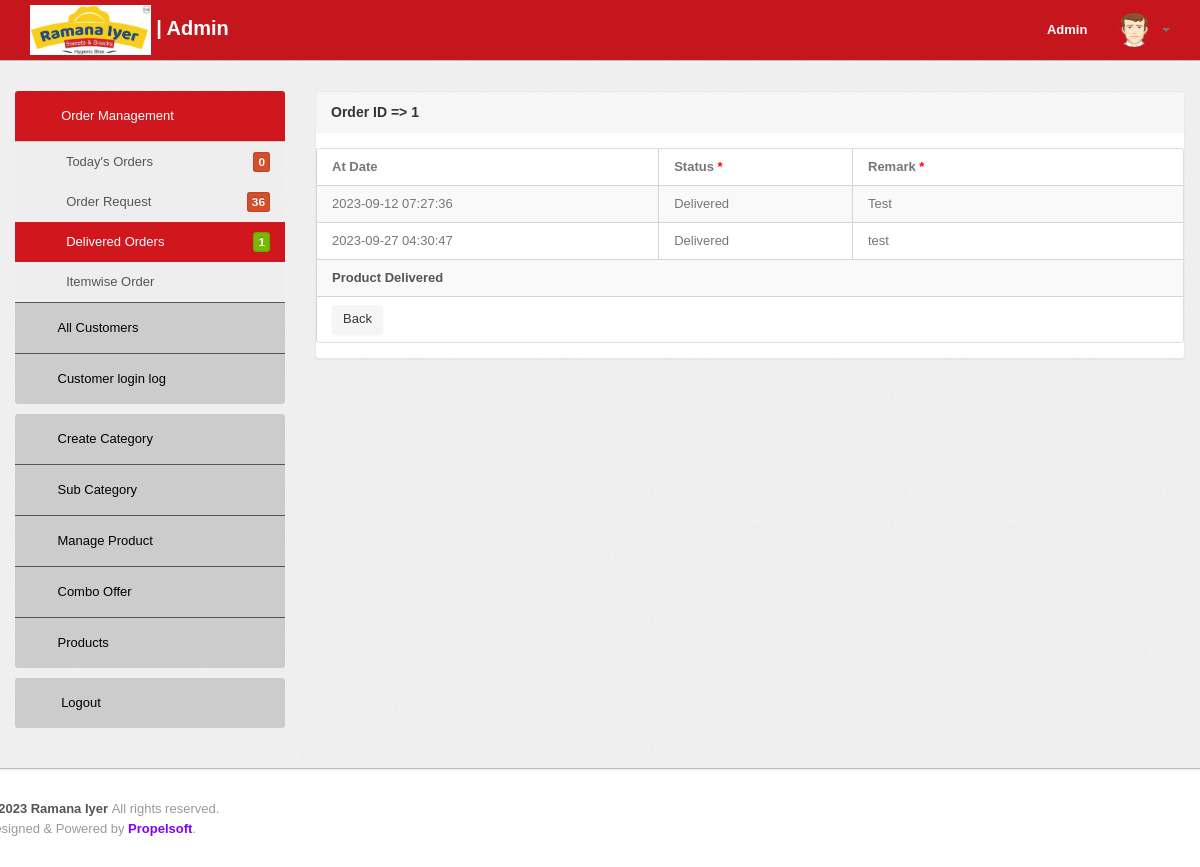
The page /admin/updateorder.php?oid=1&sm=delivered (signed in) on the database its author committed.
### tables this page shows
CREATE TABLE `ordertrackhistory` (
  `id` int(11) NOT NULL,
  `orderId` int(11) DEFAULT NULL,
  `status` varchar(255) DEFAULT NULL,
  `remark` mediumtext DEFAULT NULL,
  `postingDate` timestamp NOT NULL DEFAULT current_timestamp()
);

### admin/updateorder.php (the view, shortened to what this page needs)
<!DOCTYPE html>
<html lang="en">
<head>
  <link type="text/css" href="bootstrap/css/bootstrap.min.css" rel="stylesheet">
  <link type="text/css" href="bootstrap/css/bootstrap-responsive.min.css" rel="stylesheet">
  <link type="text/css" href="css/theme.css" rel="stylesheet">
  <link type="text/css" href="images/icons/css/font-awesome.css" rel="stylesheet">
  <link type="text/css" href='css/opensans.css' rel='stylesheet'>
  <link rel="stylesheet" href="css/sweetalert2.min.css">
</head>
<body>
  <?php
  include_once 'include/config.php';
  if (strlen($_SESSION['alogin']) == 0) {
    header('location:index.php');
  } else {
    $oid = intval($_GET['oid']);
    ?>
    <?php include('include/header.php'); ?>
    <div class="wrapper">
      <div class="container">
        <div class="row">
          <?php
          include('include/sidebar.php'); ?>
          <div class="span9">
            <div class="content">
              <div class="module">
                <div class="module-head">
                  <h3>Order ID =>
                    <?php echo $oid; ?>
                  </h3>
                </div>
                <div class="module-body table">
                  <form name="updateticket" id="updateticket" method="post">
                    <table width="100%" cellpadding="0" cellspacing="0" border="0"
                      class="table table-bordered table-striped	 display table-responsive">
                      <thead>
                        <tr>
                          <th>At Date</th>
                          <th>Status <span style="color: red;">*</span></th>
                          <th width="300px">Remark <span style="color: red;">*</span></th>
                        </tr>
                      </thead>
                      <tbody>
                        <?php
                        $ret = mysqli_query($con, "SELECT * FROM ordertrackhistory WHERE orderId='$oid'");
                        while ($row = mysqli_fetch_array($ret)) {
                          ?>
                          <tr>
                            <td>
                              <?php echo htmlentities($row['postingDate']); ?>
                            </td>
                            <td>
                              <?php echo htmlentities($row['status']); ?>
                            </td>
                            <td>
                              <?php echo htmlentities($row['remark']); ?>
                            </td>
                          </tr>
                        <?php } ?>
                        <?php
                        $st = 'Delivered';
                        $rt = mysqli_query($con, "SELECT * FROM orders WHERE id='$oid'");
                        while ($num = mysqli_fetch_array($rt)) {
                          $currrentSt = $num['orderStatus'];
                        }
                        if ($st == $currrentSt) { ?>
                          <tr>
                            <td colspan="3"><b>
                                Product Delivered </b></td>
                          </tr>
                          <tr>
                            <td colspan="3"><input class="btn" type="button" value="Back"
                                onclick="window.history.go(-1); return false;" /> </td>
                          </tr>
                          <?php } ?>
                      </tbody>
                    </table>
                  </form>
                </div>
              </div>
            </div>
          </div>
        </div>
      </div>
    </div>
    <?php include('include/footer.php'); ?>
  </body>
  </html>
<?php } ?>

### admin/css/theme.css (style rules this page uses)
body { font-size: 13px; font-family: 'Open Sans', Arial, sans-serif; background: #fff; color: #777 }
h1, h2, h3, h4, h5, h6 { color: #333; margin-top: 0 }
h3 { font-size: 20px }
strong, b { color: #555 }
.wrapper { background: url(../images/bg.png) #eee; border-bottom: 1px solid #bbb; -webkit-box-shadow: 0 1px 2px rgba(0,0,0,0.1); -moz-box-shadow: 0 1px 2px rgba(0,0,0,0.1); box-shadow: 0 1px 2px rgba(0,0,0,0.1); padding: 30px 0 }
form { margin: 0 }
select, textarea, input[type="text"], input[type="password"], input[type="datetime"], input[type="datetime-local"], input[type="date"], input[type="month"], input[type="time"], input[type="week"], input[type="number"], input[type="email"], input[type="url"], input[type="search"], input[type="tel"], input[type="color"], .uneditable-input, label, input, button, select, textarea { -webkit-border-radius: 3px; -moz-border-radius: 3px; border-radius: 3px; font-size: 13px; font-family: 'Open Sans', Tahoma, Arial, sans-serif }
.module { background: #fff; -webkit-border-radius: 3px; -moz-border-radius: 3px; border-radius: 3px; border: 1px solid #ccc; border-bottom-color: #bbb; -webkit-box-shadow: 0 0 1px rgba(0,0,0,0.2); -moz-box-shadow: 0 0 1px rgba(0,0,0,0.2); box-shadow: 0 0 1px rgba(0,0,0,0.2); margin-bottom: 30px }
.btn, .btn-box { -webkit-border-radius: 3px; -moz-border-radius: 3px; border-radius: 3px }
.btn { font-size: 13px; font-weight: 600 }
.btn { display: inline-block; margin-bottom: 0; font-weight: 400; text-align: center; vertical-align: middle; cursor: pointer; background-image: none; border: 1px solid transparent; white-space: nowrap; padding: 4px 10px; font-size: 13px; line-height: 1.42857; border-radius: 4px; -webkit-user-select: none; -moz-user-select: none; -ms-user-select: none; user-select: none }
.table { margin-bottom: 0 }
.table th, .table td { border-color: #d5d5d5!important }
.table-bordered thead:first-child tr:first-child>th:first-child, .table-bordered tbody:first-child tr:first-child>td:first-child { -webkit-border-top-left-radius: 2px; -moz-border-radius-topleft: 2px; border-top-left-radius: 2px }
.table-bordered thead:first-child tr:first-child>th:last-child, .table-bordered tbody:first-child tr:first-child>td:last-child { -webkit-border-top-right-radius: 2px; -moz-border-radius-topright: 2px; border-top-right-radius: 2px }
.table-bordered thead:last-child tr:last-child>th:first-child, .table-bordered tbody:last-child tr:last-child>td:first-child, .table-bordered tfoot:last-child tr:last-child>td:first-child { -webkit-border-bottom-left-radius: 2px; -moz-border-radius-bottomleft: 2px; border-bottom-left-radius: 2px }
.table-bordered thead:last-child tr:last-child>th:last-child, .table-bordered tbody:last-child tr:last-child>td:last-child, .table-bordered tfoot:last-child tr:last-child>td:last-child { -webkit-border-bottom-right-radius: 2px; -moz-border-radius-bottomright: 2px; border-bottom-right-radius: 2px }
.module { box-shadow: 0 0 3px rgba(0,0,0,.1); border-color: #e9e9e9; margin-bottom: 20px; background-color: #fff; border-radius: 4px; -webkit-box-shadow: 0 1px 1px rgba(0,0,0,.05); box-shadow: 0 1px 1px rgba(0,0,0,.05); }
.module-head { color: #767676; background-color: #f6f6f6; border-color: #e9e9e9; padding: 10px 15px; border-bottom: 1px solid transparent; border-top-right-radius: 3px; border-top-left-radius: 3px; }
.module-head h3 { font-size: 14px; line-height: 20px; height: 20px; margin: 0 }
.module-body { padding: 15px }
.module-body.table { padding: 15px 0 }
.module-body.table .table th, .module-body.table .table td { padding-left: 15px; padding-right: 15px }

### rows shown on the page
ordertrackhistory: postingDate "2023-09-12 07:27:36", status "Delivered", remark "Test"
ordertrackhistory: postingDate "2023-09-27 04:30:47", status "Delivered", remark "test"

### other values the page prints
$num_rows1 "0"
$num "36"
$num1 "1"
$oid "1"
